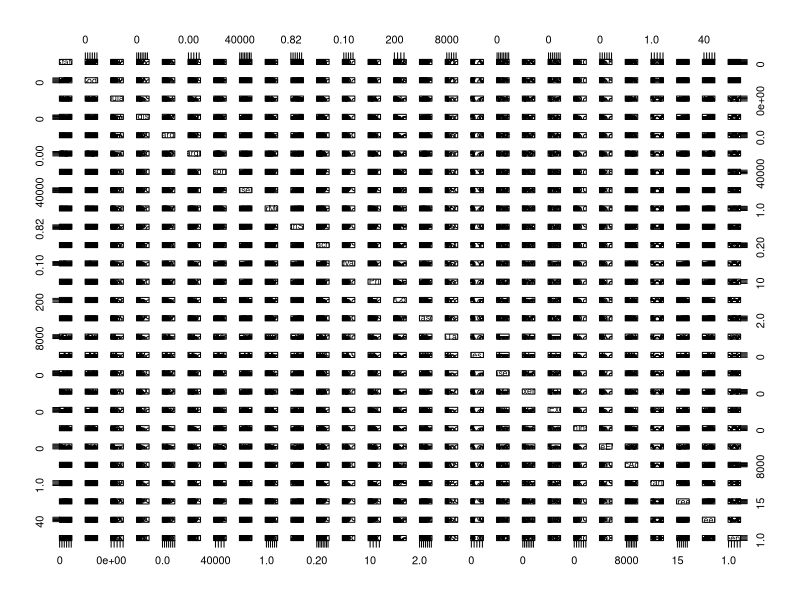
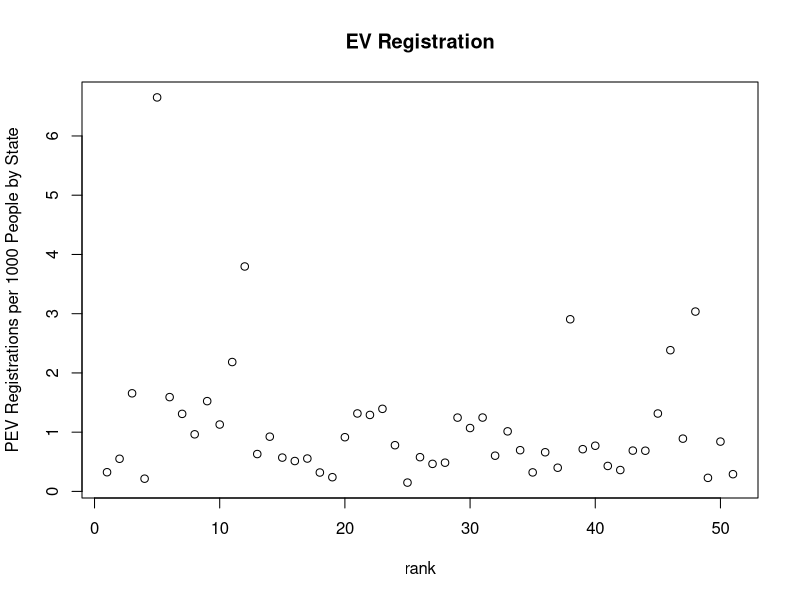
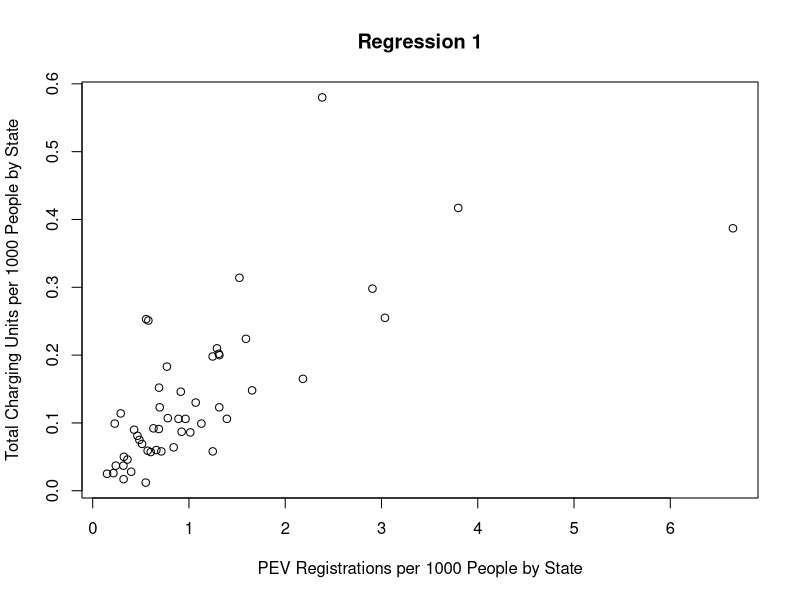
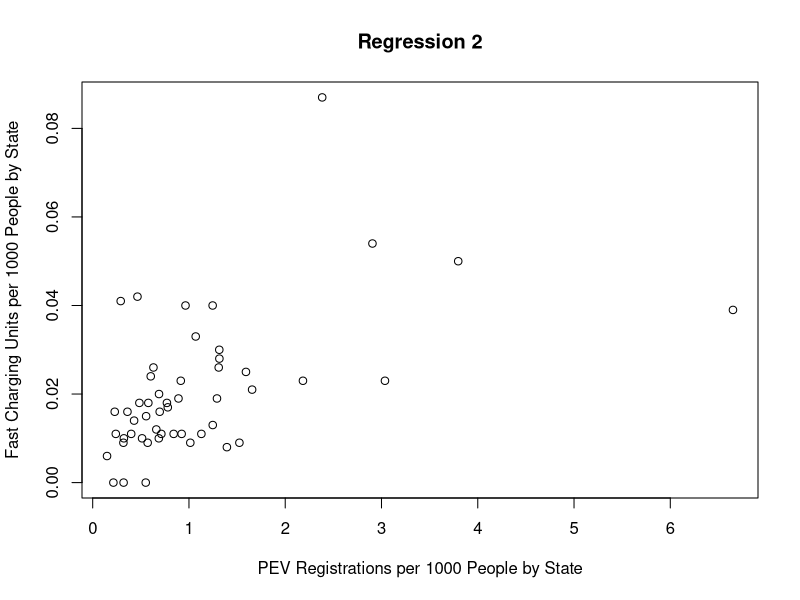
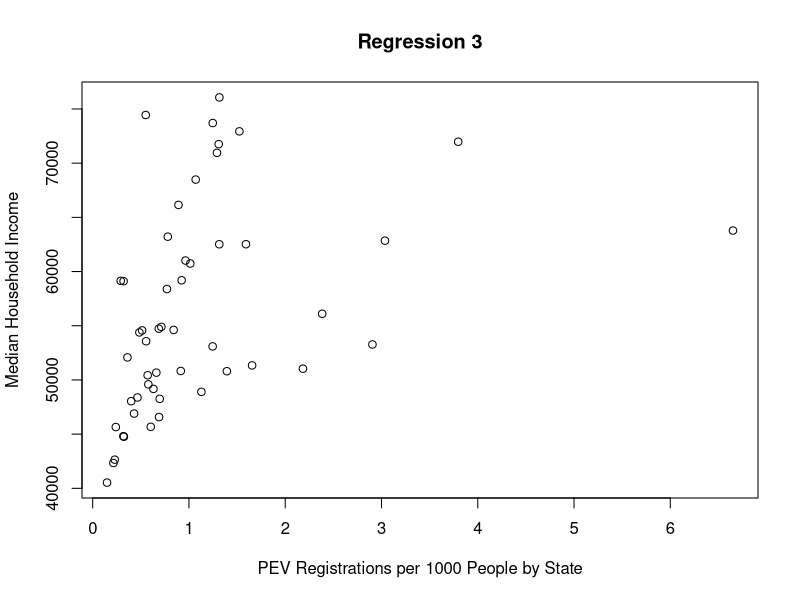
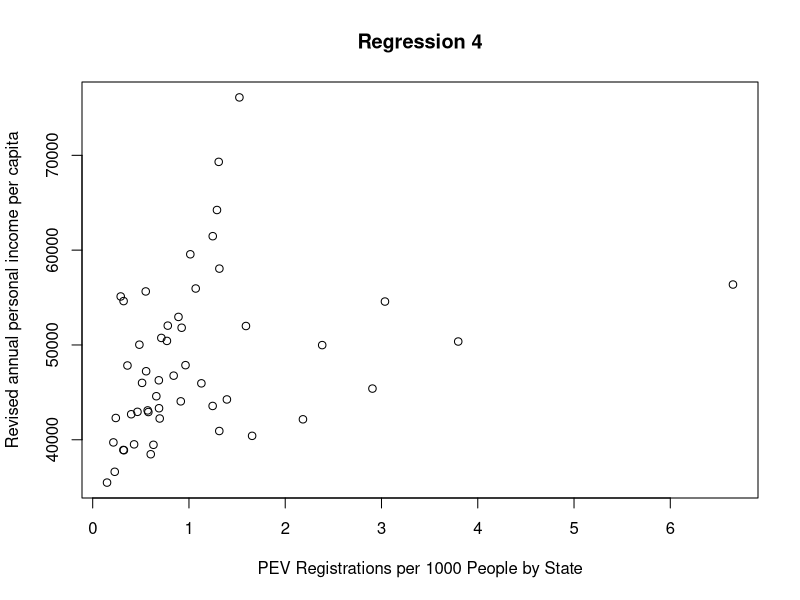
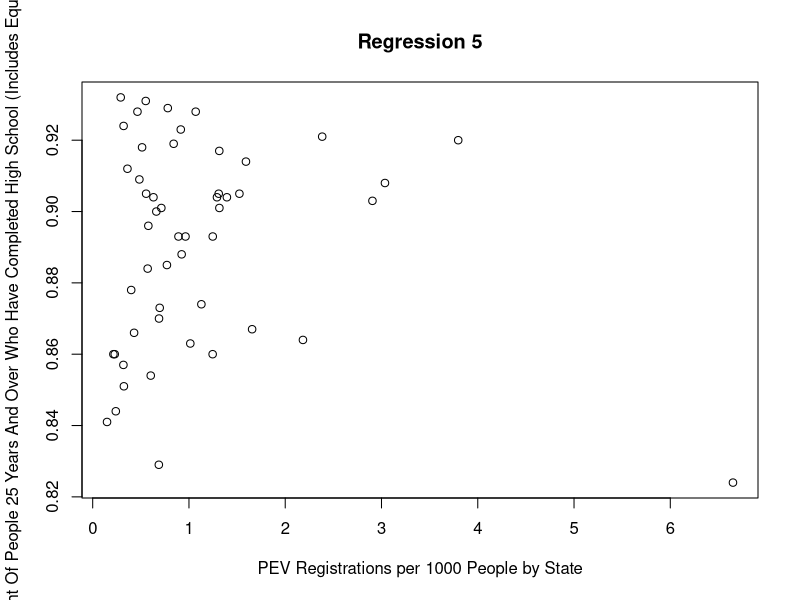
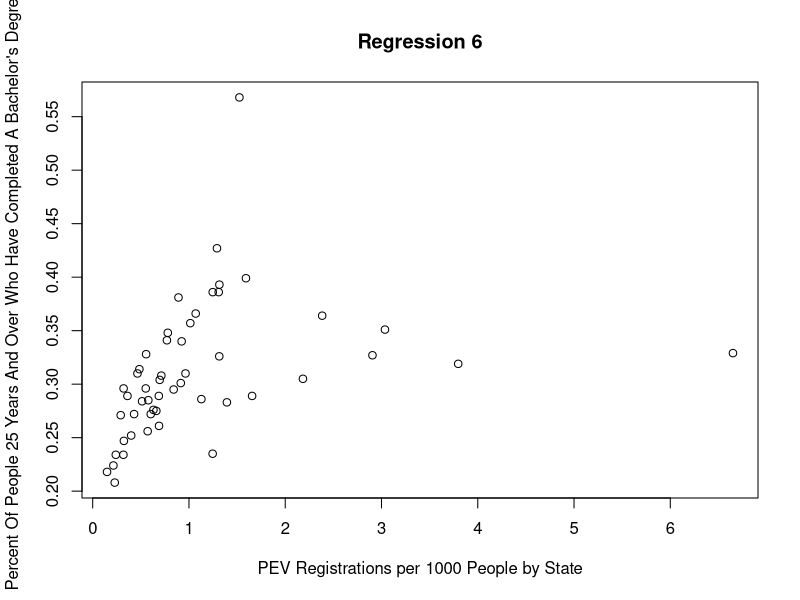

These figures' R source, in order:
#On efface les variables en mémoire, permet de faire le ménage avant de commencer
rm(list=ls())
# ouverture des données
#data_tab=read.table("DataEasyNameOnlyStates.csv",header=TRUE,sep=";")
data_tab=read.table("DataEasyNameOnlyStates.csv",header=TRUE,sep=";", dec=",")

# table de donnee de type data.frame
class(data_tab) 

## scatter plot des donnees 
plot(data_tab)
### quelques point aberrants
# chercher a quel etat ils correspondent

### les evolutions qui semblent pertinentes 
# EV general
plot(data_tab$PEVRegistrations,main="EV Registration",xlab="rank",ylab="PEV Registrations per 1000 People by State")
### identification du point aberrant : la Californie avec 6 EV pour 1000
# par rapport a l'acces aux bornes
plot(data_tab$PEVRegistrations,data_tab$TotalChargingUnits,main="Regression 1",xlab="PEV Registrations per 1000 People by State",ylab="Total Charging Units per 1000 People by State")
plot(data_tab$PEVRegistrations,data_tab$FastChargingUnits,main="Regression 2",xlab="PEV Registrations per 1000 People by State",ylab="Fast Charging Units per 1000 People by State")
## garder les deux car peu de substitution dans les usages
# par rapport au salaire / revenu
plot(data_tab$PEVRegistrations,data_tab$MedianHouseholdIncome,main="Regression 3",xlab="PEV Registrations per 1000 People by State",ylab="Median Household Income")
plot(data_tab$PEVRegistrations,data_tab$RevisedAnnualPersonalIncomePerCapita,main="Regression 4",xlab="PEV Registrations per 1000 People by State",ylab="Revised annual personal income per capita")
## rajouter une variable avec le rapport : median/moyen donne un indice de repartition du salaire
# par rapport au niveau de diplome
plot(data_tab$PEVRegistrations,data_tab$PercentOfHighSchoolDegree,main="Regression 5",xlab="PEV Registrations per 1000 People by State",ylab="Percent Of People 25 Years And Over Who Have Completed High School (Includes Equivalency)")
plot(data_tab$PEVRegistrations,data_tab$PercentOfBachelorDegree,main="Regression 6",xlab="PEV Registrations per 1000 People by State",ylab="Percent Of People 25 Years And Over Who Have Completed A Bachelor's Degree")
plot(data_tab$PEVRegistrations,data_tab$PercentOfAdvancedDegree,main="Regression 7",xlab="PEV Registrations per 1000 People by State",ylab="Percent Of People 25 Years And Over Who Have Completed an Advanced Degree")
# par rapport a agregat de tous les diplomes
## rajouter une variable avec la somme
# par rapport au prix de de l'electricite
plot(data_tab$PEVRegistrations,data_tab$AverageRetailPriceOfElectricity,main="Regression 8",xlab="PEV Registrations per 1000 People by State",ylab="Average retail price of electricity in each State in cents/kWh")
## pour identifier le point bizarre
plot(data_tab$AverageRetailPriceOfElectricity,main="Electricity Price",xlab="Average retail price of electricity in each State in cents/kWh",ylab="rank")
### identification du point aberrant : Hawaii avec 26 cents / kWh
## reste ajouter en fonction de chacun des types de lois
plot(data_tab)